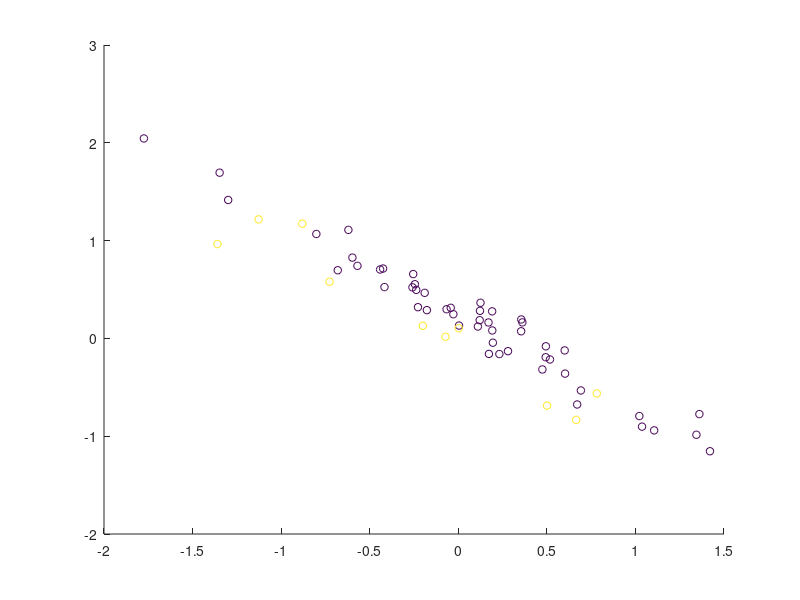

Reproduce this figure in MATLAB. (Note: this script raises an error after producing the figure.)
% This script is a demo showing some simple decoding on simulated toy data.
% The toy data are simple matlab matrices and no "real" fMRI or EEG data.

clear all
dbstop if error % if something goes wrong

%% Set the output directory where data will be saved
% cfg.results.dir = % e.g. 'toyresults'
cfg.results.write = 0; % no results are written to disk


%% generate some toy data
% define number of "runs" and center means
nruns = 10; % lets simulate we have n runs
set2.mean = [0 0];
set1.mean = [.2 .2]; % should have the same dim as set1, otherwise it wont work (and would not make sense, either)

set1.fact = 5
set2.fact = 1

l1 = -1;
l2 = 1;

% data on two shifted lines
labels = [l1 * ones(set1.fact, 1); l2 * ones(set2.fact, 1)];
labels = repmat(labels, nruns, 1);

% set generate point clouds
noise_covariance = .1; % 0: all along one line
signal_covariance = 1; % 0: all on one spot
r = pi/4; % rotation from 0 .. 2pi

%% generate data
clear data data1 data2
data1(:,1) = [set1.mean(1) + randn(set1.fact * nruns, 1) * noise_covariance];
data1(:,2) = [set1.mean(2) + randn(set1.fact * nruns, 1) * signal_covariance];
data(labels == l1, :) = data1;

data2(:,1) = [set2.mean(1) + randn(set2.fact * nruns, 1) * noise_covariance];
data2(:,2) = [set2.mean(2) + randn(set2.fact * nruns, 1) * signal_covariance];
data(labels == l2, :) = data2;

% scatter(data(:, 1), data(:,2), 20, labels+2)
% xlim([-1 3])

%% rotate data
data = data * [cos(r) sin(r); -sin(r) cos(r)];
% hold all
% scatter(data(:, 1), data(:,2), 20, labels)

%% add data description
% save labels
cfg.files.label = labels;

% save run number
cfg.files.step = [];
for ri = 1:nruns
    curr_run = ri * ones(set1.fact + set2.fact ,1);
    cfg.files.step = [cfg.files.step curr_run] ;
end

% save a description
for ifile = 1:length(cfg.files.label)
    cfg.files.name(ifile) = {sprintf('class%i_run%i', cfg.files.label(ifile), cfg.files.step(ifile))};
end

% add an empty mask
cfg.files.mask = '';

%% plot the data (if 2d)
if size(data, 2) == 2
    scatter(data(:, 1), data(:, 2), 30, cfg.files.label + min(cfg.files.label));
end

%% Prepare data for passing
pass_data.data = data;
pass_data.mask_index = 1:size(data, 2); % use all voxels
pass_data.files = cfg.files;
pass_data.hdr = ''; % we don't need a header, because we don't write img-files as output (but mat-files)
pass_data.dim = [length(set1.mean), 1, 1]; % add dimension information of the original data
% passed_data.voxelsize = [1 1 1];


%% Add defaults for the remaining parameters that we did not specify
cfg = decoding_defaults(cfg);

% Set the analysis that should be performed (here we only want to do 1
% decoding)
cfg.analysis = 'wholebrain';
cfg.results.output = {'accuracy', 'model_parameters'}; % add if you want to see the model

%% Nothing needs to be changed below for a standard leave-one-run out cross validation analysis.
% Create a leave-one-run-out cross validation design:
cfg.design = make_design_cv(cfg); 
display_design(cfg);

%% Decoding Parameters

% default: -s 0 -t 0 -c 1 -b 0 -q

% if we use weights, these must be inverse to the amount of data
% e.g., if we use 5 times as much examples for class 1, we need
%   -w-1 1 -w1 5
% so in the example here, we just use .fact of the other set

legstr = {'data'}; % caption for legend

for use_correct_weights = 0:1
    if use_correct_weights
        display('Using correct (balanced) weights')
        weight_str = ['-w-1 ' int2str(set2.fact) ' -w1 ' int2str(set1.fact)];
    else
        display('Using equal weights')
        weight_str = ['-w-1 1 -w1 1'];
    end


    cfg.decoding.train.classification.model_parameters = ['-s 0 -t 0 -c 1000 -b 0 ' weight_str  ' -q'];
    disp(['cfg.decoding.train.classification.model_parameters = ' cfg.decoding.train.classification.model_parameters])
    cfg.design.unbalanced_data = 'ok';
    disp(['cfg.design.unbalanced_data = ' cfg.design.unbalanced_data]);

    %% Run decoding
    [results, cfg] = decoding(cfg, pass_data);

    %% Print decision boundary in figure
    if isfield(results, 'model_parameters')
        svm_model = results.model_parameters.output(1).model(1); % get the model of the first SVM
        [X, Y] = meshgrid(min(data(:)):.11:max(data(:)));
        Z = X;
        [predicted, acc, decision_values] = svmpredict(zeros(size(X(:))),[X(:), Y(:)],svm_model,cfg.decoding.test.classification.model_parameters);
        Z(:) = decision_values;
        
        if use_correct_weights
            linespec = '-';
        else
            linespec = ':';
        end
        
        hold on
        contour(X,Y,Z, -1:1, linespec);
        hold off
    end
    legstr(end+1) = {weight_str};
    legend(legstr)
end
